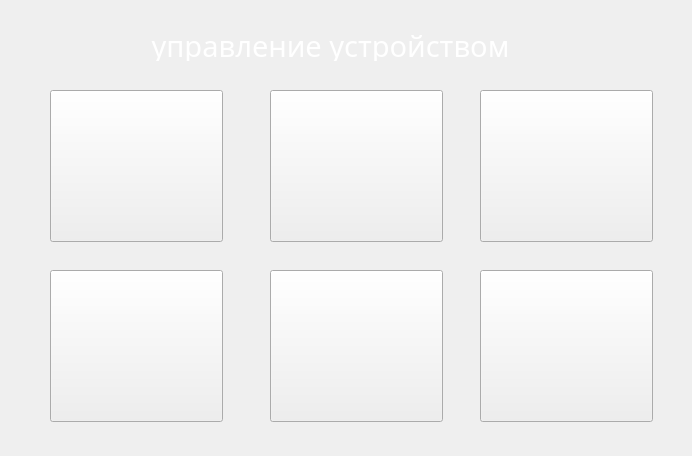
<?xml version="1.0" encoding="UTF-8"?>
<ui version="4.0">
 <class>MapHotTab</class>
 <widget class="QWidget" name="MapHotTab">
  <property name="windowModality">
   <enum>Qt::NonModal</enum>
  </property>
  <property name="geometry">
   <rect>
    <x>0</x>
    <y>0</y>
    <width>692</width>
    <height>456</height>
   </rect>
  </property>
  <property name="minimumSize">
   <size>
    <width>692</width>
    <height>456</height>
   </size>
  </property>
  <property name="maximumSize">
   <size>
    <width>692</width>
    <height>456</height>
   </size>
  </property>
  <property name="windowTitle">
   <string>Палетка</string>
  </property>
  <property name="styleSheet">
   <string notr="true"/>
  </property>
  <widget class="QWidget" name="widget" native="true">
   <property name="geometry">
    <rect>
     <x>0</x>
     <y>0</y>
     <width>692</width>
     <height>456</height>
    </rect>
   </property>
   <property name="minimumSize">
    <size>
     <width>692</width>
     <height>456</height>
    </size>
   </property>
   <property name="maximumSize">
    <size>
     <width>692</width>
     <height>456</height>
    </size>
   </property>
   <property name="styleSheet">
    <string notr="true">#widget
{
	border-image: url(:/Pyramid/fon_next_menu.png);
}</string>
   </property>
   <widget class="QPushButton" name="gps">
    <property name="geometry">
     <rect>
      <x>50</x>
      <y>90</y>
      <width>173</width>
      <height>152</height>
     </rect>
    </property>
    <property name="minimumSize">
     <size>
      <width>173</width>
      <height>152</height>
     </size>
    </property>
    <property name="maximumSize">
     <size>
      <width>173</width>
      <height>152</height>
     </size>
    </property>
    <property name="styleSheet">
     <string notr="true"> QPushButton:hover:pressed {
    padding-right: 15px; /* make room for the arrows */
	border-image: url(:/Pyramid/gps_vkl.png);
     border-width: 3;}
 
QPushButton{
     padding-right: 15px; /* make room for the arrows */
	border-image: url(:/Pyramid/gps_vikl.png);
     border-width: 3;}

 QPushButton:hover {
    padding-right: 15px; /* make room for the arrows */
	border-image: url(:/Pyramid/gps_vikl.png);;
     border-width: 3;}

 QPushButton:checked {
    padding-right: 15px; /* make room for the arrows */
	border-image: url(:/Pyramid/gps_vkl.png);
     border-width: 3;}</string>
    </property>
    <property name="text">
     <string/>
    </property>
    <property name="checkable">
     <bool>true</bool>
    </property>
    <property name="flat">
     <bool>false</bool>
    </property>
   </widget>
   <widget class="QPushButton" name="sim">
    <property name="geometry">
     <rect>
      <x>270</x>
      <y>270</y>
      <width>173</width>
      <height>152</height>
     </rect>
    </property>
    <property name="minimumSize">
     <size>
      <width>173</width>
      <height>152</height>
     </size>
    </property>
    <property name="maximumSize">
     <size>
      <width>173</width>
      <height>152</height>
     </size>
    </property>
    <property name="styleSheet">
     <string notr="true"> QPushButton:hover:pressed {
    padding-right: 15px; /* make room for the arrows */
	border-image: url(:/Pyramid/3g_vkl.png);
     border-width: 3;}
 
QPushButton{
     padding-right: 15px; /* make room for the arrows */
	border-image: url(:/Pyramid/3g_vikl.png);
     border-width: 3;}

 QPushButton:hover {
    padding-right: 15px; /* make room for the arrows */
	border-image: url(:/Pyramid/3g_vikl.png);;
     border-width: 3;}
QPushButton:checked {
    padding-right: 15px; /* make room for the arrows */
	border-image: url(:/Pyramid/3g_vkl.png);
     border-width: 3;}</string>
    </property>
    <property name="text">
     <string/>
    </property>
    <property name="checkable">
     <bool>true</bool>
    </property>
    <property name="flat">
     <bool>false</bool>
    </property>
   </widget>
   <widget class="QLabel" name="statusVideo_3">
    <property name="geometry">
     <rect>
      <x>30</x>
      <y>30</y>
      <width>601</width>
      <height>31</height>
     </rect>
    </property>
    <property name="palette">
     <palette>
      <active>
       <colorrole role="WindowText">
        <brush brushstyle="SolidPattern">
         <color alpha="255">
          <red>255</red>
          <green>255</green>
          <blue>255</blue>
         </color>
        </brush>
       </colorrole>
       <colorrole role="Text">
        <brush brushstyle="SolidPattern">
         <color alpha="255">
          <red>255</red>
          <green>255</green>
          <blue>255</blue>
         </color>
        </brush>
       </colorrole>
       <colorrole role="ButtonText">
        <brush brushstyle="SolidPattern">
         <color alpha="255">
          <red>255</red>
          <green>255</green>
          <blue>255</blue>
         </color>
        </brush>
       </colorrole>
      </active>
      <inactive>
       <colorrole role="WindowText">
        <brush brushstyle="SolidPattern">
         <color alpha="255">
          <red>255</red>
          <green>255</green>
          <blue>255</blue>
         </color>
        </brush>
       </colorrole>
       <colorrole role="Text">
        <brush brushstyle="SolidPattern">
         <color alpha="255">
          <red>255</red>
          <green>255</green>
          <blue>255</blue>
         </color>
        </brush>
       </colorrole>
       <colorrole role="ButtonText">
        <brush brushstyle="SolidPattern">
         <color alpha="255">
          <red>255</red>
          <green>255</green>
          <blue>255</blue>
         </color>
        </brush>
       </colorrole>
      </inactive>
      <disabled>
       <colorrole role="WindowText">
        <brush brushstyle="SolidPattern">
         <color alpha="255">
          <red>120</red>
          <green>120</green>
          <blue>120</blue>
         </color>
        </brush>
       </colorrole>
       <colorrole role="Text">
        <brush brushstyle="SolidPattern">
         <color alpha="255">
          <red>120</red>
          <green>120</green>
          <blue>120</blue>
         </color>
        </brush>
       </colorrole>
       <colorrole role="ButtonText">
        <brush brushstyle="SolidPattern">
         <color alpha="255">
          <red>120</red>
          <green>120</green>
          <blue>120</blue>
         </color>
        </brush>
       </colorrole>
      </disabled>
     </palette>
    </property>
    <property name="font">
     <font>
      <family>Trebuchet MS</family>
      <pointsize>22</pointsize>
      <stylestrategy>PreferDefault</stylestrategy>
     </font>
    </property>
    <property name="text">
     <string>управление устройством</string>
    </property>
    <property name="alignment">
     <set>Qt::AlignCenter</set>
    </property>
   </widget>
   <widget class="QPushButton" name="wifi">
    <property name="geometry">
     <rect>
      <x>270</x>
      <y>90</y>
      <width>173</width>
      <height>152</height>
     </rect>
    </property>
    <property name="minimumSize">
     <size>
      <width>173</width>
      <height>152</height>
     </size>
    </property>
    <property name="maximumSize">
     <size>
      <width>173</width>
      <height>152</height>
     </size>
    </property>
    <property name="styleSheet">
     <string notr="true"> QPushButton:hover:pressed {
    padding-right: 15px; /* make room for the arrows */
	border-image: url(:/Pyramid/vifi_vkl.png);
     border-width: 3;}
 
QPushButton{
     padding-right: 15px; /* make room for the arrows */
	border-image: url(:/Pyramid/vifi_vikl.png);
     border-width: 3;}

 QPushButton:hover {
    padding-right: 15px; /* make room for the arrows */
	border-image: url(:/Pyramid/vifi_vikl.png);;
     border-width: 3;}
QPushButton:checked {
    padding-right: 15px; /* make room for the arrows */
	border-image: url(:/Pyramid/vifi_vkl.png);
     border-width: 3;}</string>
    </property>
    <property name="text">
     <string/>
    </property>
    <property name="checkable">
     <bool>true</bool>
    </property>
    <property name="flat">
     <bool>false</bool>
    </property>
   </widget>
   <widget class="QPushButton" name="bluetooth">
    <property name="geometry">
     <rect>
      <x>50</x>
      <y>270</y>
      <width>173</width>
      <height>152</height>
     </rect>
    </property>
    <property name="minimumSize">
     <size>
      <width>173</width>
      <height>152</height>
     </size>
    </property>
    <property name="maximumSize">
     <size>
      <width>173</width>
      <height>152</height>
     </size>
    </property>
    <property name="styleSheet">
     <string notr="true"> QPushButton:hover:pressed {
    padding-right: 15px; /* make room for the arrows */
	border-image: url(:/Pyramid/Bluetooth_vkl.png);
     border-width: 3;}
 
QPushButton{
     padding-right: 15px; /* make room for the arrows */
	border-image: url(:/Pyramid/Bluetooth_vikl.png);
     border-width: 3;}

 QPushButton:hover {
    padding-right: 15px; /* make room for the arrows */
	border-image: url(:/Pyramid/Bluetooth_vikl.png);;
     border-width: 3;}
QPushButton:checked {
    padding-right: 15px; /* make room for the arrows */
	border-image: url(:/Pyramid/Bluetooth_vkl.png);
     border-width: 3;}</string>
    </property>
    <property name="text">
     <string/>
    </property>
    <property name="checkable">
     <bool>true</bool>
    </property>
    <property name="flat">
     <bool>false</bool>
    </property>
   </widget>
   <widget class="QPushButton" name="indicators">
    <property name="geometry">
     <rect>
      <x>480</x>
      <y>90</y>
      <width>173</width>
      <height>152</height>
     </rect>
    </property>
    <property name="minimumSize">
     <size>
      <width>173</width>
      <height>152</height>
     </size>
    </property>
    <property name="maximumSize">
     <size>
      <width>173</width>
      <height>152</height>
     </size>
    </property>
    <property name="styleSheet">
     <string notr="true"> QPushButton:hover:pressed {
    padding-right: 15px; /* make room for the arrows */
	border-image: url(:/Pyramid/indikatori_vkl.png);
     border-width: 3;}
 
QPushButton{
     padding-right: 15px; /* make room for the arrows */
	border-image: url(:/Pyramid/indikatori_vikl.png);
     border-width: 3;}

 QPushButton:hover {
    padding-right: 15px; /* make room for the arrows */
	border-image: url(:/Pyramid/indikatori_vikl.png);;
     border-width: 3;}
QPushButton:checked {
    padding-right: 15px; /* make room for the arrows */
	border-image: url(:/Pyramid/indikatori_vkl.png);
     border-width: 3;}</string>
    </property>
    <property name="text">
     <string/>
    </property>
    <property name="checkable">
     <bool>true</bool>
    </property>
    <property name="flat">
     <bool>false</bool>
    </property>
   </widget>
   <widget class="QPushButton" name="ipWireless">
    <property name="geometry">
     <rect>
      <x>480</x>
      <y>270</y>
      <width>173</width>
      <height>152</height>
     </rect>
    </property>
    <property name="minimumSize">
     <size>
      <width>173</width>
      <height>152</height>
     </size>
    </property>
    <property name="maximumSize">
     <size>
      <width>173</width>
      <height>152</height>
     </size>
    </property>
    <property name="styleSheet">
     <string notr="true"> QPushButton:hover:pressed {
    padding-right: 15px; /* make room for the arrows */
	border-image: url(:/Pyramid/ip wireless_vkl.png);
     border-width: 3;}
 
QPushButton{
     padding-right: 15px; /* make room for the arrows */
	border-image: url(:/Pyramid/ip wireless_vikl.png);
     border-width: 3;}

 QPushButton:hover {
    padding-right: 15px; /* make room for the arrows */
	border-image: url(:/Pyramid/ip wireless_vikl.png);;
     border-width: 3;}
QPushButton:checked {
    padding-right: 15px; /* make room for the arrows */
	border-image: url(:/Pyramid/ip wireless_vkl.png);
     border-width: 3;}</string>
    </property>
    <property name="text">
     <string/>
    </property>
    <property name="checkable">
     <bool>true</bool>
    </property>
    <property name="flat">
     <bool>false</bool>
    </property>
   </widget>
  </widget>
 </widget>
 <resources>
  <include location="../Resources/PyramidWidgets.qrc"/>
 </resources>
 <connections/>
</ui>
